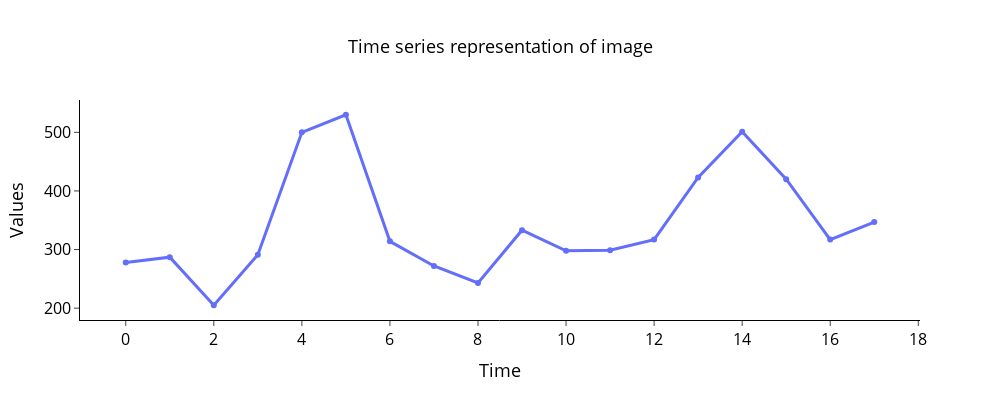

Here is the notebook cell this chart was saved with:
### Markdown cell above
За конвертацию изображения во временной ряд с помощью описанного выше метода отвечает функция `image2ts()` из модуля *image_converter.py*. Прежде чем исходное изображение будет преобразовано во временной ряд, сначала оно должно пройти этап предварительной обработки. Предварительная обработка включает в себя следующие шаги:

<center><img src="https://github.com/mzym/TimeSeriesCourse/blob/main/practice/01%20Basics/img/image_preprocessing.png?raw=true" width="1000"></center>

Предобработка изображения в `image2ts()` осуществляется с помощью функции `_img_preprocess()`. Реализуйте в данной функции все представленные на диаграмме шаги предварительной обработки средствами библиотеки *cv2*. Промежуточные результаты должны совпадать с представленными на диаграмме.

Далее выполните конвертацию изображения во временной ряд, передав в функцию `image2ts()` следующие заданные вами аргументы:
*   исходное загруженное изображение;
*   шаг угла поворота;
*   параметр, определяющий нужно или нет визуализировать изображение с выделенными на нем контуром, центром масс и лучами, проведенными из центра.

Визуализируйте полученный временной ряд.

### Code cell
angle_step = 20
visualize = True

ts = Image2TimeSeries(angle_step).image2ts(img, visualize)
plot_ts(np.array([ts]), "Time series representation of image")

### Figure 1 — Plotly figure (JSON) as saved in the notebook; plotly's stock layout.template omitted (floating-point values rounded to 4 significant figures)
{"data": [{"line": {"width": 3}, "name": "Time series 0", "type": "scatter", "x": [0, 1, 2, 3, 4, 5, 6, 7, 8, 9, 10, 11, 12, 13, 14, 15, 16, 17], "y": [278, 287, 205, 291, 500, 530, 314, 272, 243, 333, 298, 299, 317, 423, 501, 420, 317, 347]}], "layout": {"height": 400, "legend": {"font": {"color": "black", "size": 16}}, "paper_bgcolor": "rgba(0,0,0,0)", "plot_bgcolor": "rgba(0,0,0,0)", "title": {"font": {"color": "black", "size": 18}, "text": "Time series representation of image", "x": 0.5, "xanchor": "center", "y": 0.9, "yanchor": "top"}, "width": 1000, "xaxis": {"linecolor": "#000", "linewidth": 1, "showgrid": false, "tickfont": {"color": "black", "size": 16}, "ticks": "outside", "tickwidth": 1, "title": {"font": {"color": "black", "size": 18}, "text": "Time"}}, "yaxis": {"linecolor": "#000", "linewidth": 1, "showgrid": false, "tickfont": {"color": "black", "size": 16}, "ticks": "outside", "tickwidth": 1, "title": {"font": {"color": "black", "size": 18}, "text": "Values"}, "zeroline": false}}}
